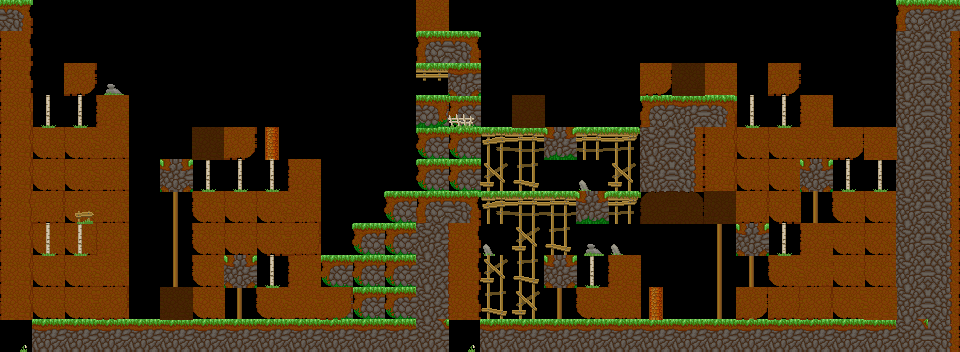

The image is a tile-based game level rendered from a .tmx file. Its description and source (layers, tilesets, objects; grid data summarised) follow:
An orthogonal 30x11 tile map with 32x32 px tiles, 4 tile layers (background, main, foreground, hints), 4 tilesets and 59 objects (29x veggie, 10x spike, chest, start, goal, ...).

<map version="1.0" orientation="orthogonal" width="30" height="11" tilewidth="32" tileheight="32">
 <properties>
  <property name="hints" value="backtrack_chest,saveveggies" />
  <property name="time_to_beat" value="13" />
 </properties>
 <tileset firstgid="1" name="grass_level" tilewidth="33" tileheight="33" spacing="1" margin="1">
  <image source="../../sprites/tilesets/34tile.png" width="544" height="306" />
 </tileset>
 <tileset firstgid="145" name="treetops_big_96" tilewidth="96" tileheight="64">
  <image source="../../sprites/objects/scenery/treetops_big_96.png" width="192" height="64" />
 </tileset>
 <tileset firstgid="147" name="object_tilemap_16" tilewidth="16" tileheight="16">
  <image source="../../sprites/tilesets/object_tilemap_16.png" width="64" height="48" />
 </tileset>
 <tileset firstgid="159" name="object_tilemap_32" tilewidth="32" tileheight="32">
  <image source="../../sprites/tilesets/object_tilemap_32.png" width="160" height="160" />
  <tile id="0">
   <properties>
    <property name="item_no" value="5" />
    <property name="type" value="costume_head" />
   </properties>
  </tile>
  <tile id="1">
   <properties>
    <property name="spawn" value="spawn" />
   </properties>
  </tile>
  <tile id="2">
   <properties>
    <property name="goal" value="goal" />
   </properties>
  </tile>
  <tile id="3">
   <properties>
    <property name="name" value="pig" />
   </properties>
  </tile>
  <tile id="4">
   <properties>
    <property name="direction" value="left" />
    <property name="name" value="walking_enemy" />
   </properties>
  </tile>
 </tileset>
 <layer name="background" width="30" height="11">
  <properties>
   <property name="background" value="background" />
  </properties>
  <data>[330 cells, 112 non-empty, 14 distinct tile ids]</data>
 </layer>
 <layer name="main" width="30" height="11">
  <data>[330 cells, 129 non-empty, 27 distinct tile ids]</data>
 </layer>
 <layer name="foreground" width="30" height="11">
  <properties>
   <property name="foreground" value="foreground" />
  </properties>
  <data>[330 cells, 32 non-empty, 13 distinct tile ids]</data>
 </layer>
 <layer name="hints" width="30" height="11">
  <properties>
   <property name="Chest" value="Backtracking is needed:to reach the chest!" />
   <property name="SaveVeggies" value="Sometimes you'll have:to save some veggies:for the chest" />
  </properties>
  <data>[330 cells, 0 non-empty, 0 distinct tile ids]</data>
 </layer>
 <objectgroup color="#e70000" name="hard-blocks" width="0" height="0">
  <object x="0" y="0" width="32" height="352" />
  <object x="32" y="320" width="928" height="32" />
  <object x="416" y="32" width="64" height="96" />
  <object x="896" y="0" width="64" height="320" />
  <object x="640" y="96" width="96" height="128" />
  <object x="416" y="192" width="64" height="128" />
 </objectgroup>
 <objectgroup color="#0055ff" name="soft-blocks" width="0" height="0" visible="0">
  <object x="224" y="256" width="96" height="32" />
  <object x="32" y="224" width="96" height="32" />
  <object x="160" y="160" width="160" height="32" />
  <object x="32" y="96" width="96" height="32" />
  <object x="480" y="128" width="160" height="32" />
  <object x="480" y="192" width="160" height="32" />
  <object x="736" y="96" width="96" height="32" />
  <object x="800" y="160" width="96" height="32" />
  <object x="736" y="224" width="96" height="32" />
  <object x="544" y="256" width="96" height="32" />
 </objectgroup>
 <objectgroup name="treetop_big" width="0" height="0" />
 <objectgroup name="objects-16px" width="0" height="0">
  <object name="veggie" gid="150" x="40" y="216" />
  <object name="veggie" gid="150" x="104" y="216" />
  <object name="veggie" gid="150" x="168" y="152" />
  <object name="veggie" gid="150" x="200" y="120" />
  <object name="veggie" gid="150" x="232" y="152" />
  <object name="veggie" gid="150" x="264" y="120" />
  <object name="veggie" gid="150" x="296" y="152" />
  <object name="veggie" gid="150" x="336" y="136" />
  <object name="veggie" gid="150" x="136" y="312" />
  <object name="veggie" gid="150" x="200" y="312" />
  <object name="veggie" gid="150" x="264" y="312" />
  <object name="veggie" gid="150" x="264" y="248" />
  <object name="veggie" gid="150" x="320" y="248" />
  <object name="veggie" gid="150" x="360" y="280" />
  <object name="veggie" gid="150" x="392" y="312" />
  <object name="veggie" gid="150" x="424" y="184" />
  <object name="veggie" gid="150" x="488" y="184" />
  <object name="veggie" gid="150" x="552" y="120" />
  <object name="veggie" gid="150" x="616" y="88" />
  <object name="veggie" gid="150" x="680" y="88" />
  <object name="veggie" gid="150" x="744" y="88" />
  <object name="veggie" gid="150" x="776" y="88" />
  <object name="veggie" gid="150" x="808" y="88" />
  <object name="veggie" gid="150" x="808" y="152" />
  <object name="veggie" gid="150" x="872" y="152" />
  <object name="veggie" gid="150" x="840" y="152" />
  <object name="veggie" gid="150" x="744" y="216" />
  <object name="veggie" gid="150" x="776" y="216" />
  <object name="veggie" gid="150" x="808" y="216" />
  <object name="spike" gid="154" x="480" y="40" />
  <object name="spike" gid="154" x="456" y="64" />
  <object name="spike" gid="154" x="472" y="48" />
  <object name="spike" gid="154" x="632" y="176" />
  <object name="spike" gid="154" x="640" y="192" />
  <object name="spike" gid="154" x="632" y="184" />
  <object name="spike" gid="154" x="632" y="168" />
  <object name="spike" gid="154" x="632" y="192" />
  <object name="spike" gid="154" x="632" y="152" />
  <object name="spike" gid="154" x="640" y="144" />
 </objectgroup>
 <objectgroup name="objects-32px" width="0" height="0">
  <object name="chest" gid="159" x="32" y="96">
   <properties>
    <property name="item_no" value="1" />
    <property name="type" value="costume_mask" />
   </properties>
  </object>
  <object name="start" gid="160" x="64" y="320">
   <properties>
    <property name="direction" value="right" />
    <property name="health" value="100" />
   </properties>
  </object>
  <object name="goal" gid="161" x="496" y="304" />
  <object name="treetop_maple" gid="180" x="512" y="64" />
 </objectgroup>
</map>
